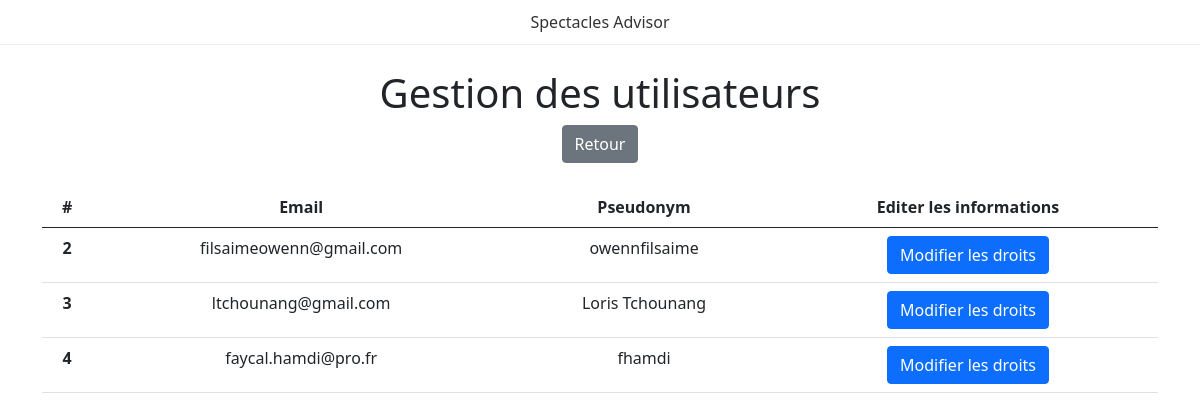
The page /usersManager.php (signed in) on the database its author committed.
### tables this page shows
CREATE TABLE IF NOT EXISTS `users` (
  `id` int(11) UNSIGNED NOT NULL AUTO_INCREMENT,
  `email` varchar(250) NOT NULL DEFAULT '',
  `pseudonym` varchar(64) NOT NULL DEFAULT '',
  `password` varchar(64) NOT NULL DEFAULT '',
  `administrateur` tinyint(4) NOT NULL DEFAULT '0',
  `expert` tinyint(4) NOT NULL DEFAULT '0',
  `contributeur` tinyint(4) NOT NULL DEFAULT '0',
  PRIMARY KEY (`id`)
);

### usersManager.php (the view, shortened to what this page needs)
<!DOCTYPE html>
    <html>
        <head>
            <link rel="stylesheet" type="text/css" href="assets/css/style.css">
            <link href="https://cdn.jsdelivr.net/npm/bootstrap@5.0.1/dist/css/bootstrap.min.css" rel="stylesheet">
        </head>
        <body>
            <div class="header">
                <a href="/projet/accueil.php">Spectacles Advisor</a>
            </div>
            <div class="container">
                <br /> <h1> Gestion des utilisateurs </h1>
                <a href="javascript:history.go(-1)"><button type="button" class="btn btn-secondary"> Retour </button></a>
                <br/>
                <table class="table">
                    <thead>
                        <tr>
                        <th scope="col">#</th>
                        <th scope="col">Email</th>
                        <th scope="col">Pseudonym</th>
                        <th scope="col">Editer les informations</th>
                        </tr>
                    </thead>
                    <br/>
                    <tbody>
                    <?php
                        require 'database.php';
                        if(isset($_SESSION['user_id'])){
                            $records = $conn->query('SELECT * FROM users where id <> ' .$_SESSION['user_id']);
                            while($donnees = $records->fetch()){
                                print('<tr>');
                                print('<th>'); print($donnees['id'] ."\n"); print('</th>');
                                print('<td>'); print($donnees['email'] ."\n");  print('</td>');
                                print('<td>'); print($donnees['pseudonym'] ."\n"); print('</td>');
                                    print('<td>');
                                        print('<button type="button" class="btn btn-primary" data-bs-toggle="modal" data-bs-target="#exampleModal' .$donnees['id'].'">');
                                            print('Modifier les droits');
                                        print('</button>');
                                    print('</td>');
                                print('</tr>');
                            }
                        }
                    ?>
                        </tbody>
                </table>
            </div>
        </body>
    </html>

### assets/css/style.css (style rules this page uses)
body { margin:0px; padding:0px; font-family: 'Comfortaa', cursive; text-align:center; }
.header { border-bottom:1px solid #eee; padding:10px 0px; width:100%; text-align:center; }
.header a { color:#333; text-decoration: none; }

### rows shown on the page
users: id "2", email "filsaimeowenn@gmail.com", pseudonym "owennfilsaime"
users: id "3", email "ltchounang@gmail.com", pseudonym "Loris Tchounang"
users: id "4", email "faycal.hamdi@pro.fr", pseudonym "fhamdi"
